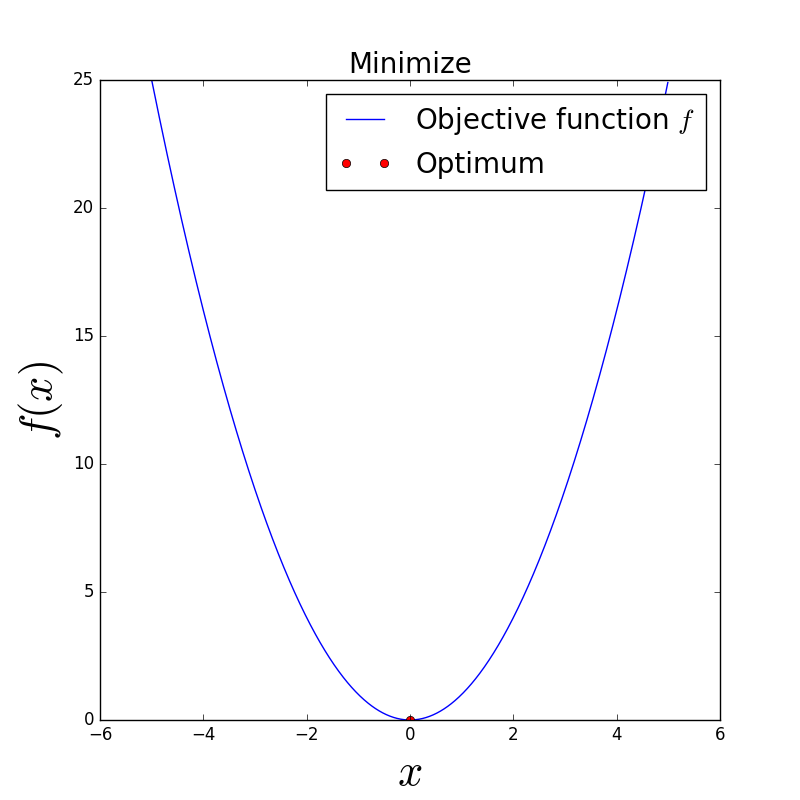

Source code (Python):
#!/usr/bin/env python3
# -*- coding: utf-8 -*-

import numpy as np
import matplotlib.pyplot as plt
import scipy.optimize as optimize


# DEFINE THE OBJECTIVE FUNCTION ###############################################

def f(x):
    #return np.sin(2. * 2. * np.pi * x) * 1. / np.sqrt(2. * np.pi) * np.exp(-(x**2.)/2.)
    return np.power(x, 2.)


# OPTIMIZE ####################################################################

x0 = 1.
result = optimize.minimize(f, x0)

# Global view of the result
print(result)

# See http://docs.scipy.org/doc/scipy/reference/generated/scipy.optimize.OptimizeResult.html#scipy.optimize.OptimizeResult
print("Does the optimizer exited successfully ?", result.success)
print("The solution of the optimization:", result.x)
print("Termination status of the optimizer:", result.status)
print("Values of objective function:", result.fun)
print("Number of evaluations of the objective function:", result.nfev)
print("Number of iterations performed by the optimizer:", result.nit)


# PLOT THE FUNCTION AND THE RESULT ############################################

# Build datas
x = np.arange(-5, 5, 0.01)
y = f(x)

# Plot data
fig = plt.figure(figsize=(8.0, 8.0))
ax = fig.add_subplot(111)

ax.plot(x, y, "-", label=r"Objective function $f$")
ax.plot(result.x, result.fun, "or", label=r"Optimum")

# Set title and labels
ax.set_title(r"Minimize", fontsize=20)
ax.set_xlabel(r"$x$", fontsize=32)
ax.set_ylabel(r"$f(x)$", fontsize=32)

# Set legend
ax.legend(loc='upper right', fontsize=20)

# Save file
plt.savefig("minimize_1d.png")

# Plot
plt.show()
